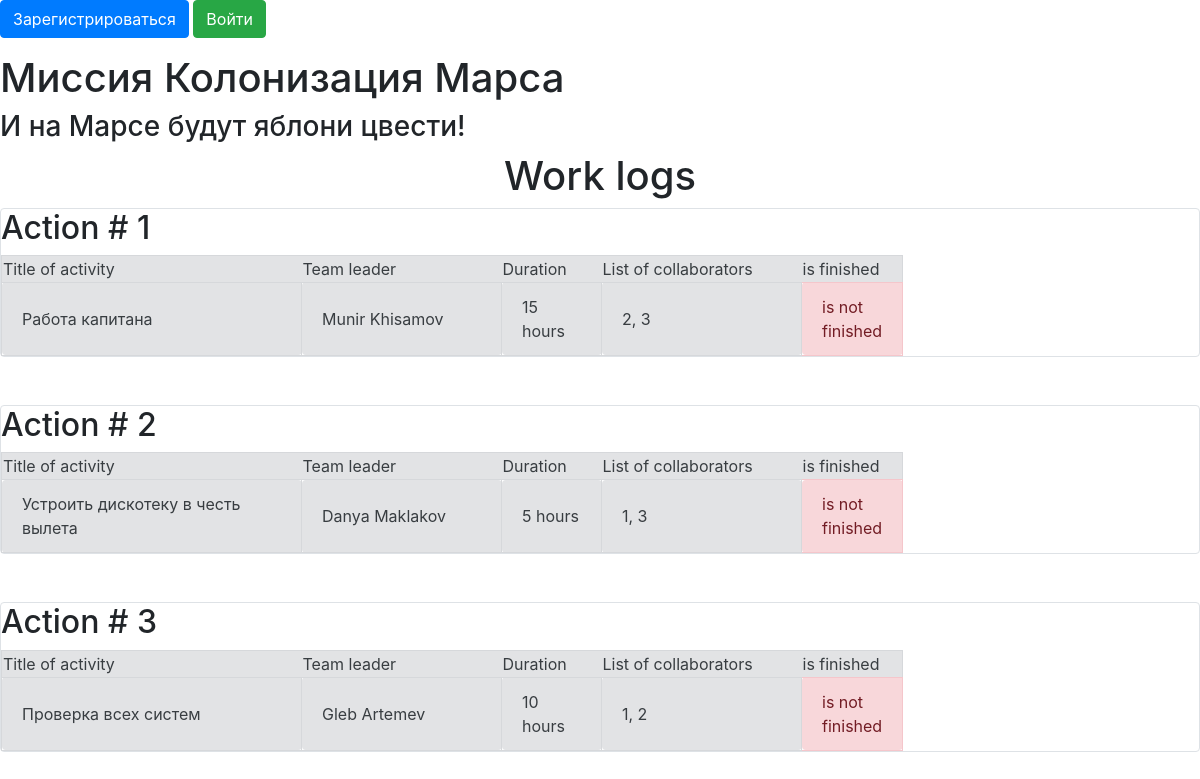
Page /jobs_list on the earlier database version.
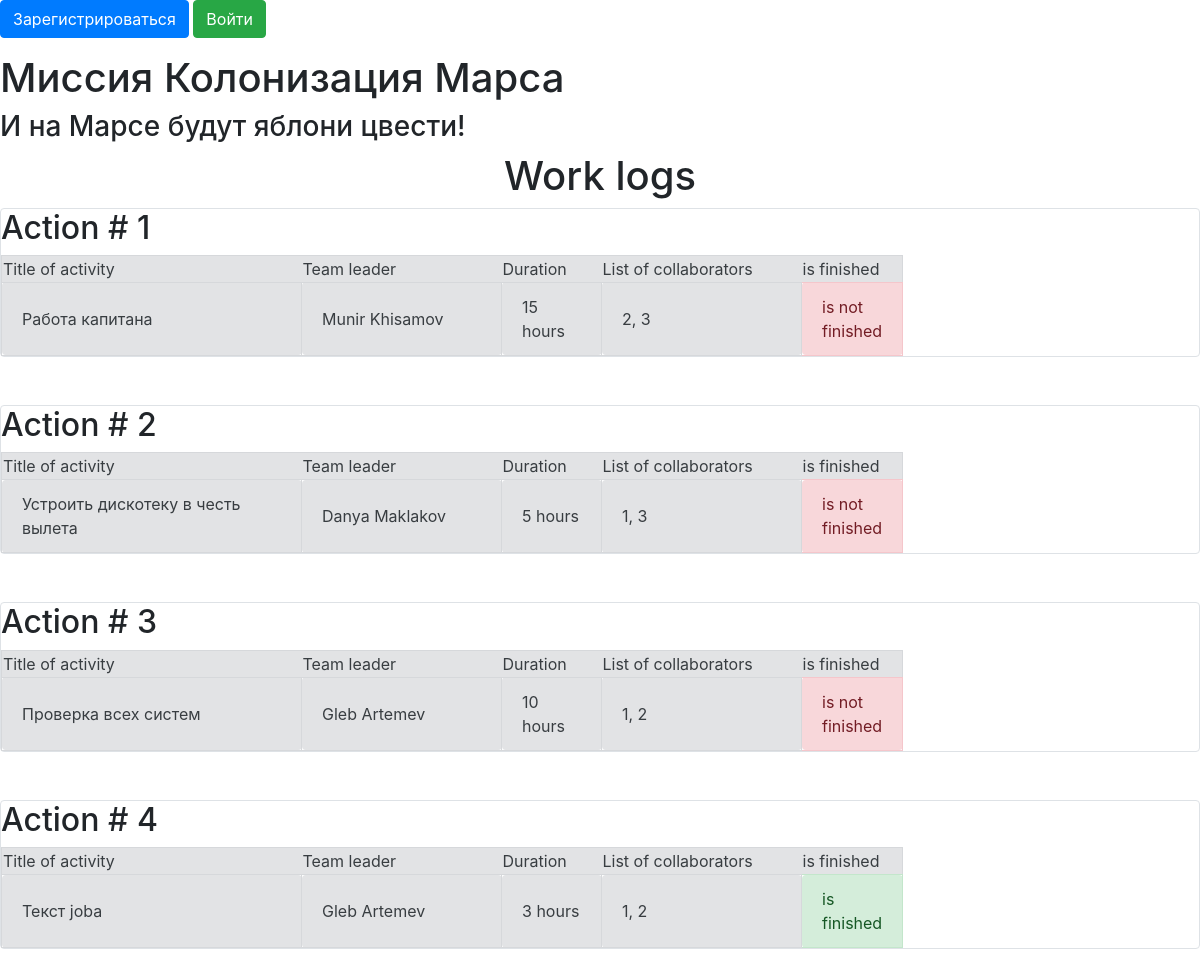
Same page on the later database version.
### data/jobs.py (models this page shows, shortened)
class Jobs(SqlAlchemyBase, UserMixin, SerializerMixin):
    __tablename__ = 'jobs'
    id = sqlalchemy.Column(sqlalchemy.Integer,
                           primary_key=True, autoincrement=True)
    team_leader = sqlalchemy.Column(sqlalchemy.Integer,
                                    sqlalchemy.ForeignKey("users.id"))
    job = sqlalchemy.Column(sqlalchemy.String, nullable=True)
    work_size = sqlalchemy.Column(sqlalchemy.Integer, nullable=True)
    collaborators = sqlalchemy.Column(sqlalchemy.String, nullable=True)
    start_date = sqlalchemy.Column(sqlalchemy.DateTime, default=datetime.datetime.now)
    end_date = sqlalchemy.Column(sqlalchemy.DateTime)
    is_finished = sqlalchemy.Column(sqlalchemy.Boolean)
    user = orm.relation('User')

### data/users.py (models this page shows, shortened)
class User(SqlAlchemyBase, UserMixin, SerializerMixin):
    __tablename__ = 'users'
    id = sqlalchemy.Column(sqlalchemy.Integer,
                           primary_key=True, autoincrement=True)
    surname = sqlalchemy.Column(sqlalchemy.String, nullable=True)
    name = sqlalchemy.Column(sqlalchemy.String, nullable=True)
    age = sqlalchemy.Column(sqlalchemy.Integer, nullable=True)
    position = sqlalchemy.Column(sqlalchemy.String, nullable=True)
    speciality = sqlalchemy.Column(sqlalchemy.String, nullable=True)
    address = sqlalchemy.Column(sqlalchemy.String, nullable=True)
    email = sqlalchemy.Column(sqlalchemy.String,
                              index=True, unique=True, nullable=True)
    jobs = orm.relation('Jobs')
    hashed_password = sqlalchemy.Column(sqlalchemy.String, nullable=True)
    modified_date = sqlalchemy.Column(sqlalchemy.DateTime,
                                      default=datetime.datetime.now)

### main.py (the view)
@app.route('/')
@app.route('/jobs_list')
def jobs_list():
    session = db_session.create_session()
    jobs = session.query(Jobs).all()
    return render_template("index.html", jobs=jobs)

### data/db_session.py (called while the page is built)
def create_session() -> Session:
    global __factory
    return __factory()

### templates/index.html (shortened to what this page needs)
{% extends "base.html" %}
{% block content %}
<h1 align="center">Work logs</h1>
{% for item in jobs%}
<div class="col-md6 border rounded">
    <h2>Action # {{item.id}}</h2>
    <table>
        <tr class="alert alert-secondary" role="alert">
            <td width="300">Title of activity</td>
            <td width="200">Team leader</td>
            <td width="100">Duration</td>
            <td width="200">List of collaborators</td>
            <td width="100">is finished</td>
        </tr>
        <tr>
            <td class="alert alert-secondary" role="alert" width="300">{{ item.job }}</td>
            <td class="alert alert-secondary" role="alert" width="200">{{ item.user.name }} {{ item.user.surname }}</td>
            <td class="alert alert-secondary" role="alert" width="100">{{ item.work_size }} hours</td>
            <td class="alert alert-secondary" role="alert" width="200">{{ item.collaborators }}</td>
            {% if item.is_finished %}
            <td class="alert alert-success" role="alert" width="100">is finished</td>
            {% else %}
            <td class="alert alert-danger" role="alert" width="100">is not finished</td>
            {% endif %}
        </tr>
    </table>
</div>
<br>
<br>
{% endfor %}
{% endblock %}

Differences in the rows shown:
added Jobs: id "4", job "Текст joba", user.name "Gleb", user.surname "Artemev", work_size "3", collaborators "1, 2", is_finished "is finished"
